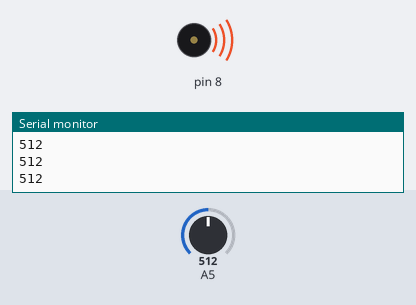
Bench run of a sketch on a simulated Arduino Uno, built with avr-gcc and run on an emulated ATmega328P. Shown: buzzer (waves = sounding), the last lines printed to the serial monitor. Inputs (shaded band) come from the test bench; at power-on: A5 = 512.

Above: at 1.2 s.
1.3 s: A5 set to 0
At 1.8 s:
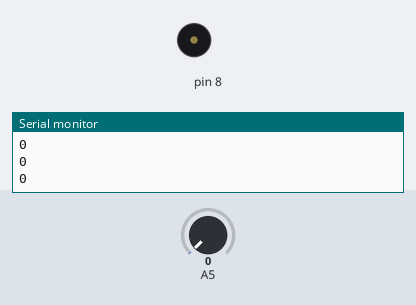
2.8 s: A5 set to 122
At 3.8 s:
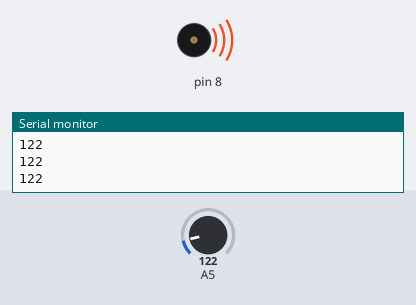
Timing chart, 0 to 5.8 s (numbered marks = the images above; inputs shaded):
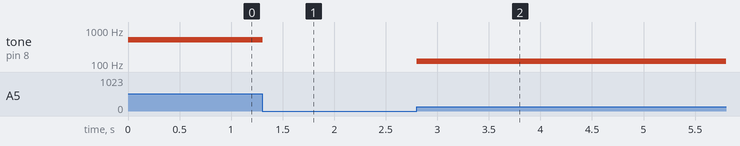

The sketch:

spele-lyd.ino
```cpp
int sensorVerdi = 0;

void setup()
{
    pinMode(A5, INPUT);
    pinMode(8, OUTPUT);
    Serial.begin(9600);
}

void loop()
{
    sensorVerdi = analogRead(A5);
    if (sensorVerdi == 0) {
        noTone(8);
    }
    tone(8, sensorVerdi);
    Serial.println(sensorVerdi);
    delay(10); // Delay a little bit to improve simulation performance
}
```

Measured:
- after the input at 1.3 s, tone on pin 8: 512 Hz → silent at once
- after the input at 2.8 s, tone on pin 8: silent → 122 Hz at once
